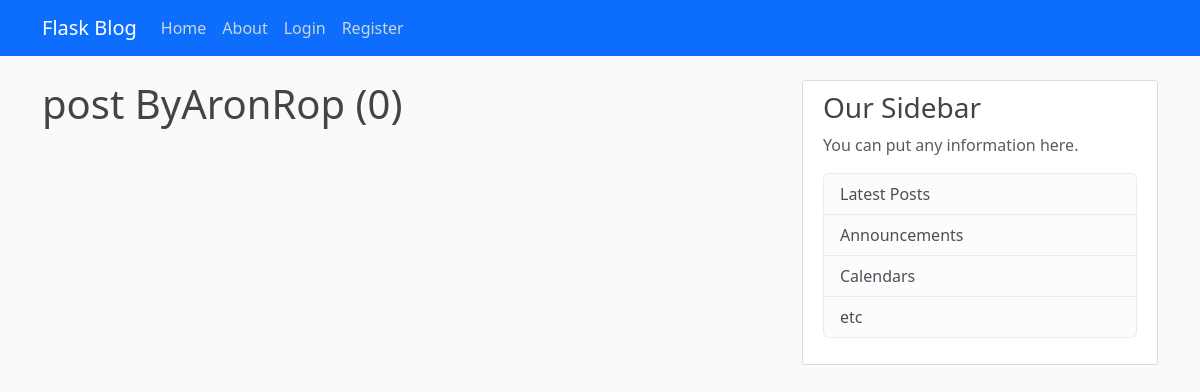
Page /user/AronRop on the earlier database version.
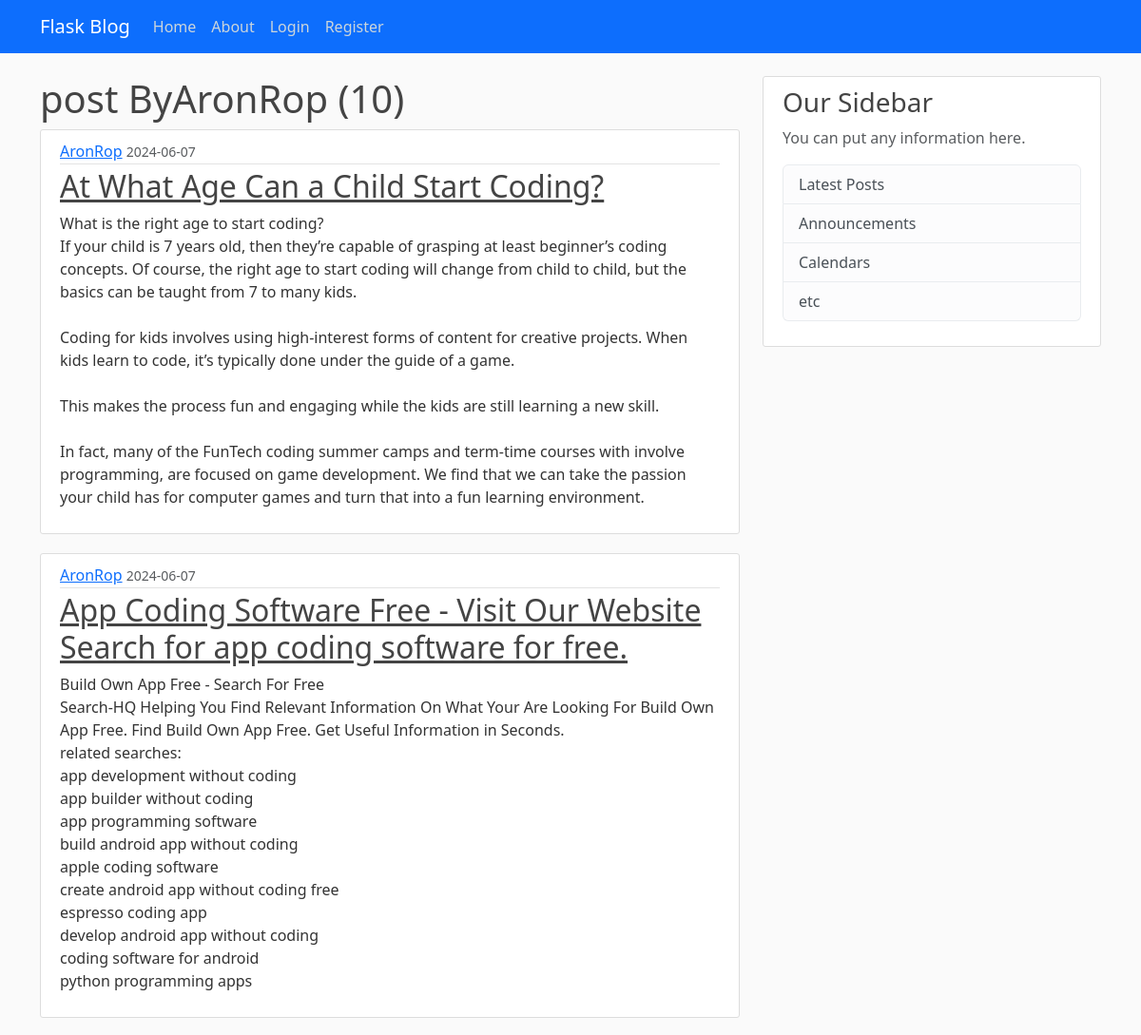
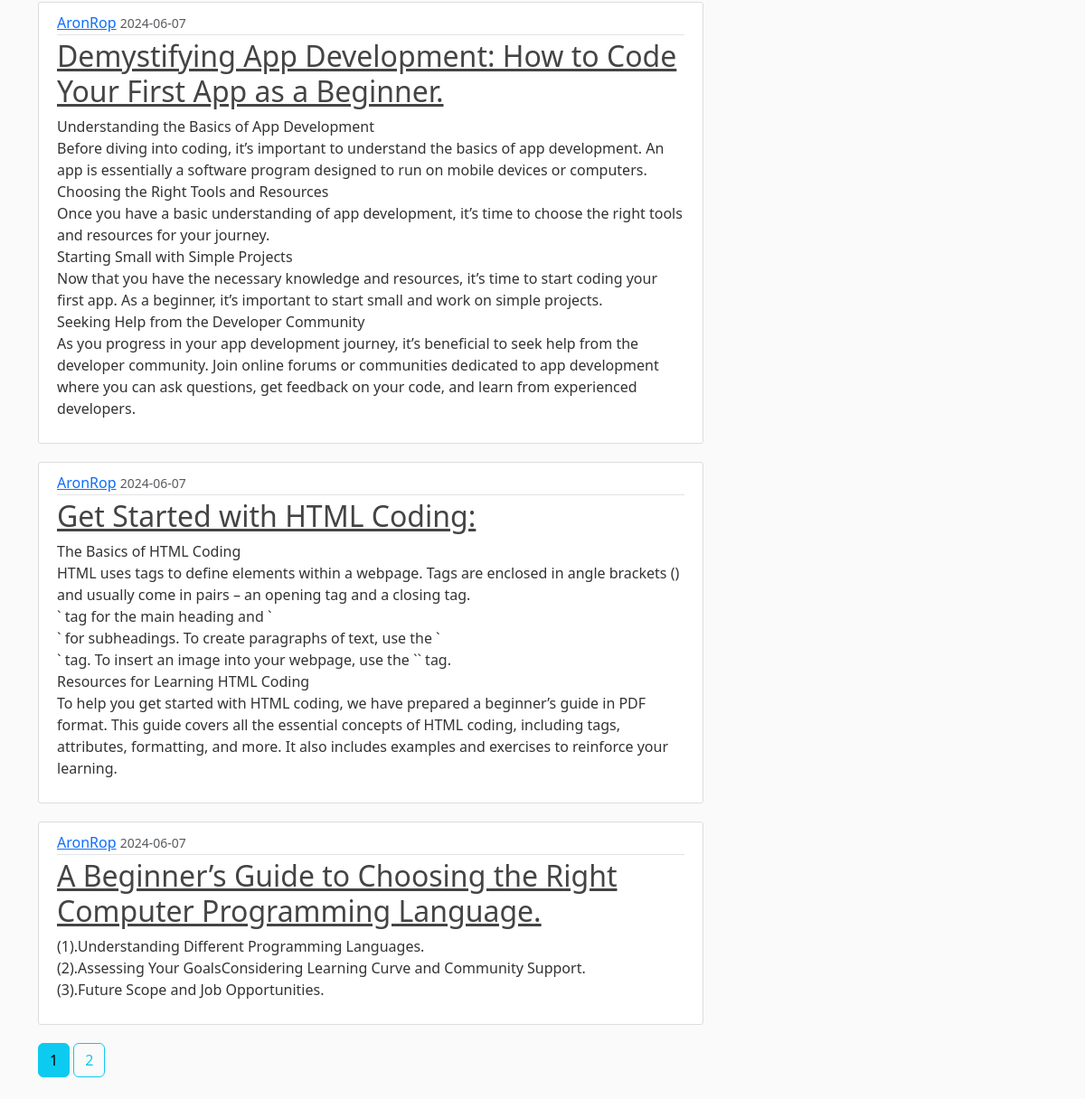
Same page on the later database version (2 pictures, top to bottom).
### app/models.py (models this page shows, shortened)
class Post(db.Model):
    id = db.Column(db.Integer, primary_key=True)
    title = db.Column(db.String(100), nullable=False)
    content = db.Column(db.Text, nullable=False)
    date_posted = db.Column(db.DateTime, nullable=False, default=datetime.utcnow)
    user_id = db.Column(db.Integer, db.ForeignKey('user.id'), nullable=False)

class User(db.Model, UserMixin):
    id = db.Column(db.Integer, primary_key=True)
    username = db.Column(db.String(12), unique=True, nullable=False)
    email = db.Column(db.String(120), unique=True, nullable=False)
    image_file = db.Column(db.String(20), nullable=False, default='default.jpeg')
    password = db.Column(db.String(60), nullable=False)
    posts = db.relationship("Post", backref='author', lazy=True)

### app/routes.py (the view)
@app.route("/user/<string:username>")
def user_posts(username):
    page = request.args.get('page', 1, type=int)
    user = User.query.filter_by(username=username).first_or_404()
    posts = Post.query.filter_by(author=user).order_by(Post.date_posted.desc()).paginate(page=page, per_page=5)
    return render_template("user_posts.html", posts=posts, user=user)

### app/templates/user_posts.html
{% extends 'base.html' %}
{% block content %}
<h1>post By{{ user.username }} ({{ posts.total }})</h1>
{% for post in posts.items %}
<article class="media content-section">
    <div class="media-body">
      <div class="article-metadata">
        <a class="mr-2" href="{{ url_for('user_posts', username = post.author.username)}}">{{ post.author.username }}</a>
        <small class="text-muted">{{ post.date_posted.strftime('%Y-%m-%d') }}</small>
      </div>
      <h2><a class="article-title" href="{{ url_for('post', post_id= post.id) }}">{{ post.title }}</a></h2>
      <p class="article-content">{{ post.content }}</p>
    </div>
  </article>
{% endfor %}
{% for page_num in posts.iter_pages() %}
{% if page_num %}
{% if posts.page == page_num %}
<a class="btn btn-info mb-4" href="{{ url_for('home',username=user.username, page=page_num) }}">{{ page_num }}</a>
{% else %}
<a class="btn btn-outline-info mb-4" href="{{ url_for('home',username=user.username, page=page_num) }}">{{ page_num }}</a>
{% endif %}
{%  else %}
...
{% endif %}
{% endfor %}
{% endblock %}

Differences in the rows shown:
added Post: author.username "AronRop", date_posted "2024-06-07", title "At What Age Can a Child Start Coding?", content "What is the right age to start coding? If your child is 7 years old, then they’re capable of grasping at least beginner’s coding concepts. Of course, the right age to start coding will change from child to child, but the basics can be taught from 7 to many kids. Coding for kids involves using high-interest forms of content for creative projects. When kids learn to code, it’s typically done under the guide of a game. This makes the process fun and engaging while the kids are still learning a new skill. In fact, many of the FunTech coding summer camps and term-time courses with involve programming, are focused on game development. We find that we can take the passion your child has for…"
added Post: author.username "AronRop", date_posted "2024-06-07", title "App Coding Software Free - Visit Our Website Search for app coding software for free.", content "Build Own App Free - Search For Free Search-HQ Helping You Find Relevant Information On What Your Are Looking For Build Own App Free. Find Build Own App Free. Get Useful Information in Seconds. related searches: app development without coding app builder without coding app programming software build android app without coding apple coding software create android app without coding free espresso coding app develop android app without coding coding software for android python programming apps"
added Post: author.username "AronRop", date_posted "2024-06-07", title "Demystifying App Development: How to Code Your First App as a Beginner.", content "Understanding the Basics of App Development Before diving into coding, it’s important to understand the basics of app development. An app is essentially a software program designed to run on mobile devices or computers. Choosing the Right Tools and Resources Once you have a basic understanding of app development, it’s time to choose the right tools and resources for your journey. Starting Small with Simple Projects Now that you have the necessary knowledge and resources, it’s time to start coding your first app. As a beginner, it’s important to start small and work on simple projects. Seeking Help from the Developer Community As you progress in your app development journey, it’s beneficial…"
added Post: author.username "AronRop", date_posted "2024-06-07", title "Get Started with HTML Coding:", content "The Basics of HTML Coding HTML uses tags to define elements within a webpage. Tags are enclosed in angle brackets () and usually come in pairs – an opening tag and a closing tag. ` tag for the main heading and ` ` for subheadings. To create paragraphs of text, use the ` ` tag. To insert an image into your webpage, use the `` tag. Resources for Learning HTML Coding To help you get started with HTML coding, we have prepared a beginner’s guide in PDF format. This guide covers all the essential concepts of HTML coding, including tags, attributes, formatting, and more. It also includes examples and exercises to reinforce your learning."
added Post: author.username "AronRop", date_posted "2024-06-07", title "A Beginner’s Guide to Choosing the Right Computer Programming Language.", content "(1).Understanding Different Programming Languages. (2).Assessing Your GoalsConsidering Learning Curve and Community Support. (3).Future Scope and Job Opportunities."
Other differences:
{{ posts.total }}: "0" → "10"
new list line: "1"
new list line: "2"
